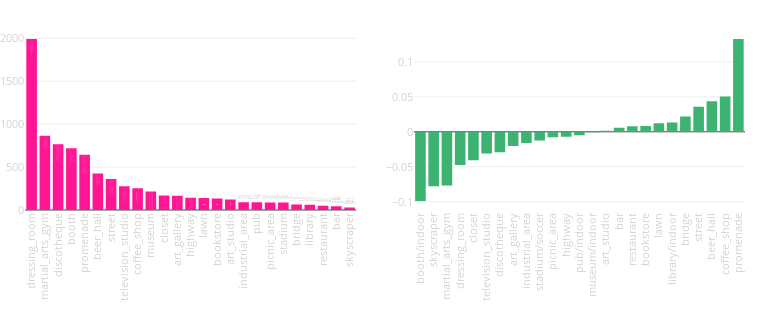

The code cell stored with this chart in its notebook:
### Markdown cell above
### Tags

### Code cell
fig = tools.make_subplots(rows=1, cols=2, print_grid=False, horizontal_spacing = 0.08,
                          vertical_spacing = 0.15)

cn = Counter()
for loc in list(data1.keys()):
    for photo in data1[loc]:
        for category, val in data1[loc][photo]['categories'].items():
            cn[category] += float(val)

top_scenes = sorted(cn.items(), key=operator.itemgetter(1), reverse=True)[:N_SCENES]

tags = get_tags('selected', top_scenes)
scenes_result = sorted([[x, cn[x]] for x in tags], key=lambda x: x[1], reverse=True)

N_SKIP = 0
MAX_HOVER_LEN = 25

top_places = [relevant_places(key, 5) for key, _ in scenes_result][N_SKIP:]
id_list_to_name = lambda x: [trim(id2loc[y[0]], MAX_HOVER_LEN) for y in x]



fig.append_trace(go.Bar(
            x=[x[0].split("/")[0] for x in scenes_result][N_SKIP:],
            y=[x[1] for x in scenes_result][N_SKIP:],
            marker = dict(color='deeppink'),
            text=[" <br>".join(id_list_to_name(x)) for x in top_places],
            hoverinfo="y+text",
    ), 1,1)
##########

fn3 = "/Users/pavel/Sources/python/concepts/insta/cv_sandbox/photo_tagger/scenes_{}.json".format(OPPOSITE_CITY)
with open(fn3, "r") as f:
    data3 = json.load(f)
    
cn = Counter()
for loc in list(data3.keys()):
    for photo in data3[loc]:
        for category, val in data3[loc][photo]['categories'].items():
            cn[category] += float(val)

scenes_result2 = sorted(cn.items(), key=operator.itemgetter(1), reverse=True)

d1 = {x[0]: x[1]/len(data1) for x in scenes_result}
d2 = {x[0]: x[1]/len(data3) for x in scenes_result2}

sc_delta_val = []
for x in d1:
    if x in d1 and x in d2:
        sc_delta_val.append([x, d1[x]-d2[x]])
    else:
        print("error", x, x in d1, x in d2)

sc_tags = [z[0] for z in sorted(scenes_result, key=lambda x: x[0])]

sc_delta = sorted(sc_delta_val, key=lambda x: abs(x[1]), reverse=True)[:25]
sc_delta = sorted(sc_delta, key=lambda x: x[1], reverse=False)

fig.append_trace(go.Bar(
            x=[x[0] for x in sc_delta],
            y=[x[1] for x in sc_delta],
            marker = dict(color='mediumseagreen')
    ),1,2)

FONT_SIZE = 11
fig['layout'].update(height=330, width=770,
                     yaxis1=dict(tickfont=dict(size=FONT_SIZE, color='lightgrey')),
                     yaxis2=dict(tickfont=dict(size=FONT_SIZE, color='lightgrey')),
                     xaxis1=dict(tickfont=dict(size=FONT_SIZE, color='lightgrey'), tickangle=-90),
                     xaxis2=dict(tickfont=dict(size=FONT_SIZE, color='lightgrey'), tickangle=-90),
                     margin=go.layout.Margin(t=30, b=120, l=25, r=25), showlegend=False)

py.iplot(fig, show_link=False)

### Figure 1 — Plotly figure (JSON) as saved in the notebook; plotly's stock layout.template omitted (floating-point values rounded to 4 significant figures)
{"data": [{"hoverinfo": "y+text", "marker": {"color": "deeppink"}, "text": ["Popcorn_Studio <br>Фотостудия_Мел <br>Клиника_им_Н_И_Пирогова <br>Studio_212 <br>BEDFORD_STUDIO", "Stone_Fight_Gym <br>Спортивный_клуб_Олимп <br>Backstage_CrossFit <br>Fight_Fabrika <br>ART_of_Fitness", "Club_154 <br>Лаборатория_31 <br>РетроДискотека_ру_Клуб_Па... <br>Santa_Barbara_Night_Club <br>Хаусбар_Озерки_Санкт_Пете...", "Saint_Petersburg_State_Un... <br>Лэти <br>Петроконгресс <br>Континент_Бухарестская_30 <br>Конгресс_Холл_Васильевски...", "Набережная_Лейтенанта_Шми... <br>Свердловская_Набережная <br>Санкт_Петербург_Английска... <br>Английская_набережная <br>Дворцовая_Набережная_Д_18", "Tower_Pub <br>Dickens_pub <br>Douglas_Bar <br>Radio_Ireland_Irish_Pub <br>Cafe_Manneken_Pis", "Средний_Проспект_В_О <br>Марафон_Ergo_White_Nights <br>Малая_Конюшенная_Улица <br>Улица_Кирочная <br>Вознесенский_Проспект", "Открытая_киностудия_Лендо... <br>Лендок <br>Телецентр_Чапыгина_6 <br>Чаплин_Холл <br>RWS", "Радости_Кофе <br>ANY_Pasta_сеть_ресторанов... <br>Характер_Кофе <br>Seize_the_Impress <br>Starbucks_Russia", "музей_современного_искусс... <br>Набережная_Реки_Смоленки <br>Музей_истории_религии_Mus... <br>Imperial_Academy_of_Arts <br>Музей_Эрарта_Erarta_Museu...", "Метро_Адмиралтейская <br>Unique_Fabric_Каменноостр... <br>Заневский_каскад <br>Unique_Fabric_Гороховая_у... <br>8_store", "Музей_МИСП <br>Erarta_Design <br>музей_современного_искусс... <br>Санкт_Петербургский_Союз... <br>Музей_современного_искусс...", "КАД_СПБ <br>Приморское_Шоссе <br>ЗСД <br>Кубинская_Улица <br>Московское_Шоссе", "Михайловский_сад <br>Академика_Сахарова_парк <br>Alexander_Garden_Saint_Pe... <br>Сенатская_Площадь <br>Полюстровский_Парк", "Playloft_GaGa <br>Всероссийский_музей_А_С_П... <br>Institut_fran_ais_de_Sain... <br>Академия_Художеств <br>Музей_квартира_Пушкина", "Академия_Художеств <br>Sashatattooing <br>Музей_МИСП <br>Pakhanoff_Tattoo_Art <br>Chesme_Church", "Биржевой_мост <br>Крейсер_Аврора <br>Морской_Порт_Санкт_Петерб... <br>Alexander_Column <br>Санкт_Петербург_Приморски...", "Биржа_Бар <br>Douglas_Bar <br>Tower_Pub <br>Puberty <br>Ресторан_Маймун_24_часа", "Санкт_Петербург_Измайловс... <br>Елагин_дворец <br>Youth_Theatre_on_the_Font... <br>Alexander_Garden_Saint_Pe... <br>New_Holland_Island", "Estadio_Krestovski <br>Stade_de_Saint_P_tersbour... <br>Zenit_Arena <br>Стадион_Петровский <br>Стадион_Стадион_Петровски...", "Причал <br>Новокрестовская_Станция_м... <br>Kanonersky_Island <br>ЗСД <br>Стадион_Зенит_Арена", "Всероссийский_музей_А_С_П... <br>Музей_квартира_Пушкина <br>Institut_fran_ais_de_Sain... <br>Российская_национальная_б... <br>Главпочтамт", "The_Safe <br>WAVE_burgers_more <br>Ресторан_Северянин <br>ANY_Pasta_сеть_ресторанов... <br>Марчелиs_Невский_21", "На_Вина_Бар_Шоп <br>Dickens_pub <br>Radio_Ireland_Irish_Pub <br>Breaking_Bad_beer_cafe <br>Kлеver_CAFE", "Москва_Сити <br>Москва_City <br>Атлантик_Сити <br>Площадь_Конституции <br>ТРК_Атлантик_Сити"], "type": "bar", "uid": "174217c0-fbbb-11e8-933f-3c15c2cf2370", "x": ["dressing_room", "martial_arts_gym", "discotheque", "booth", "promenade", "beer_hall", "street", "television_studio", "coffee_shop", "museum", "closet", "art_gallery", "highway", "lawn", "bookstore", "art_studio", "industrial_area", "pub", "picnic_area", "stadium", "bridge", "library", "restaurant", "bar", "skyscraper"], "xaxis": "x", "y": [1992.0, 864.3, 765.9, 719.3, 642.4, 424.0, 361.0, 277.4, 252.7, 215.0, 167.7, 166.0, 142.6, 139.3, 133.3, 123.0, 89.4, 88.9, 87.63, 86.51, 65.45, 62.34, 50.63, 44.87, 30.26], "yaxis": "y"}, {"marker": {"color": "mediumseagreen"}, "type": "bar", "uid": "17e8106c-fbbb-11e8-9d10-3c15c2cf2370", "x": ["booth/indoor", "skyscraper", "martial_arts_gym", "dressing_room", "closet", "television_studio", "discotheque", "art_gallery", "industrial_area", "stadium/soccer", "picnic_area", "highway", "pub/indoor", "museum/indoor", "art_studio", "bar", "restaurant", "bookstore", "lawn", "library/indoor", "bridge", "street", "beer_hall", "coffee_shop", "promenade"], "xaxis": "x2", "y": [-0.09901, -0.07801, -0.07686, -0.04736, -0.04062, -0.03095, -0.02934, -0.0203, -0.01606, -0.01242, -0.007854, -0.006903, -0.004753, -0.0005702, 0.001535, 0.005745, 0.007925, 0.00823, 0.01207, 0.01317, 0.02185, 0.03585, 0.0438, 0.0506, 0.1328], "yaxis": "y2"}], "layout": {"height": 330, "margin": {"b": 120, "l": 25, "r": 25, "t": 30}, "showlegend": false, "width": 770, "xaxis": {"anchor": "y", "domain": [0, 0.46], "tickangle": -90, "tickfont": {"color": "lightgrey", "size": 11}}, "xaxis2": {"anchor": "y2", "domain": [0.54, 1], "tickangle": -90, "tickfont": {"color": "lightgrey", "size": 11}}, "yaxis": {"anchor": "x", "domain": [0, 1], "tickfont": {"color": "lightgrey", "size": 11}}, "yaxis2": {"anchor": "x2", "domain": [0, 1], "tickfont": {"color": "lightgrey", "size": 11}}}}
